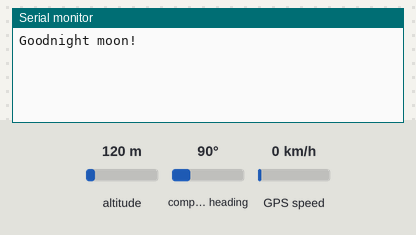
Recording of a sketch running on a simulated Arduino Mega 2560, built with avr-gcc and run on an emulated ATmega2560. Shown: the last lines printed to the serial monitor. Inputs (shaded band) come from the test bench; at power-on: altitude 120 m, compass heading 90°, GPS speed 0 km/h. The GPS gets a fix after 3 s at 37.7749, -122.4194 with 8 satellites.

Above: at 1.2 s.
1.3 s: altitude set to 20 m
At 3.7 s:
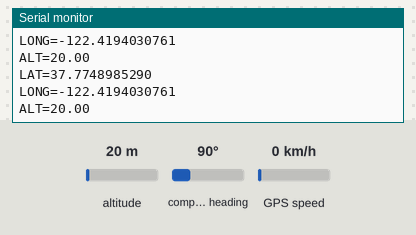
4.4 s: altitude set to 250 m
At 5.9 s:
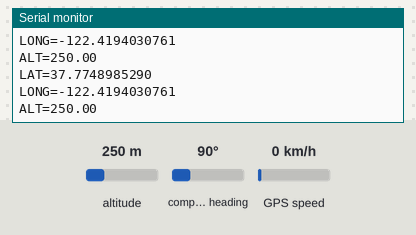

Measured:
- after the input at 1.3 s, the serial monitor: prints a new line after 1.8 s (image 1)
- after the input at 4.4 s, the serial monitor: prints a new line after 0.67 s (image 2)

The sketch:

GPS_UART.ino
```cpp
#include <TinyGPS++.h>

TinyGPSPlus gps;

//TinyGPSCustom magneticVariation(gps, "GPRMC", 10);

void setup() {
  // Open serial communications and wait for port to open:
  Serial.begin(9600);
  while (!Serial) {
    ; // wait for serial port to connect. Needed for native USB port only
  }

  Serial.println("Goodnight moon!");

  // set the data rate for the SoftwareSerial port
  Serial1.begin(38400);
  Serial1.println("Hello, world?");
}

void loop() { // run over and over
  double latitude,longnitude,degree;
  getData(&latitude,&longnitude,&degree);
  Serial.print("LAT="); Serial.println(latitude, 10);
  Serial.print("LONG="); Serial.println(longnitude, 10);
  Serial.print("ALT="); Serial.println(gps.altitude.meters());
}

void getData(double *gps_lat, double *gps_lng, double *compass_deg) {


  while (1) {
    while (Serial1.available() > 0) {
      char c = Serial1.read();
//       Serial.print(c);
      gps.encode(c);
      if (gps.location.isUpdated()) {
        *gps_lat = gps.location.lat();
        *gps_lng = gps.location.lng();
        return ;
      }
    }
  }

}
```
